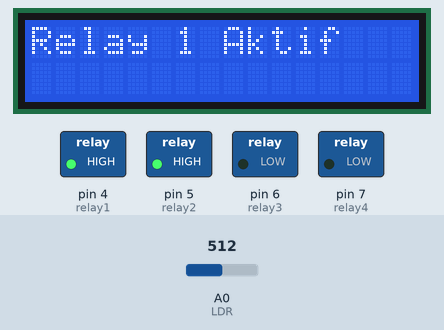
The sketch below on a simulated Arduino Uno, built with avr-gcc and run on an emulated ATmega328P. Parts: 16×2 character LCD, switched loads named in the sketch (green lamp = pin HIGH). The test bench sets the inputs (shaded band); at power-on: A0 (LDR) = 512. What the sketch prints to the serial monitor is not drawn.

Above: at 6.2 s.
6.3 s: A0 (LDR) set to 10
At 11.3 s:
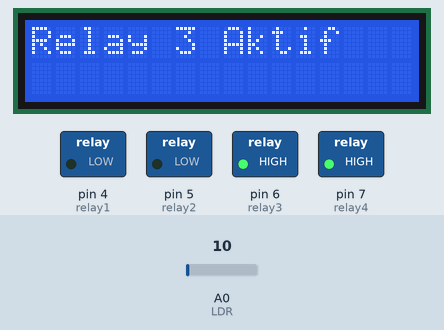
16.5 s: A0 (LDR) set to 30
At 21.3 s:
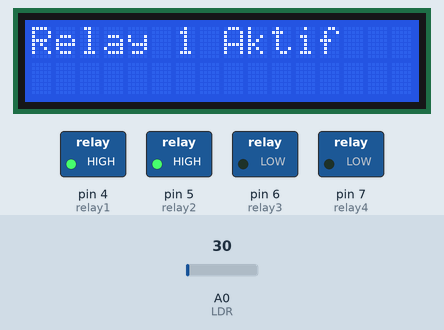
26.6 s: A0 (LDR) set to 0
At 31.4 s:
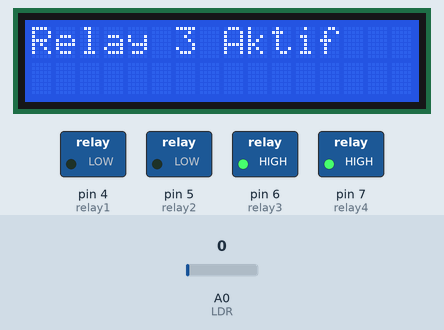
Timing chart, 0 to 32.9 s (numbered marks = the images above; inputs shaded):
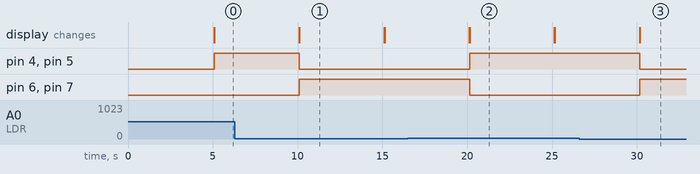

Measured:
- after the input at 6.3 s, pin 4 (relay1), pin 5 (relay2): HIGH → LOW after 3.8 s; pin 6 (relay3), pin 7 (relay4): LOW → HIGH after 3.8 s; the display: first differs from a run without the input after 3.8 s (image 1)
- after the input at 16.5 s, pin 4 (relay1), pin 5 (relay2): LOW → HIGH after 3.6 s; pin 6 (relay3), pin 7 (relay4): HIGH → LOW after 3.6 s; the display: first differs from a run without the input after 3.6 s (image 2)
- after the input at 26.6 s, pin 4 (relay1), pin 5 (relay2): HIGH → LOW after 3.6 s; pin 6 (relay3), pin 7 (relay4): LOW → HIGH after 3.6 s; the display: first differs from a run without the input after 3.6 s (image 3)
- what the display in image 1 shows lasts 5.0 s, from 10.1 s to 15.1 s

The sketch:

galu_ta.ino
```cpp
#include <LiquidCrystal_I2C.h>
LiquidCrystal_I2C lcd(0x27, 16, 2);
const int LDR = A0;
int input_val = 0;
const int relay1 = 4;
const int relay2 = 5;
const int relay3 = 6;
const int relay4 = 7;
void setup() {
 lcd.begin();
   lcd.setCursor(0,0);
  lcd.print("Loading ... ");
  delay(5000);
lcd.clear();
pinMode(relay1,OUTPUT);
pinMode(relay2,OUTPUT);
pinMode(relay3,OUTPUT);
pinMode(relay4,OUTPUT);
Serial.begin(9600);

}

void loop() {

  input_val = analogRead(LDR);
    lcd.setCursor(0,1);
  Serial.println(input_val);

  lcd.setCursor(0,0);

  if(input_val>20){
    Serial.println("Kondisi 1");
     lcd.print("Relay 1 Aktif");
     digitalWrite(relay1, HIGH);
digitalWrite(relay2, HIGH);
digitalWrite(relay3, LOW);
digitalWrite(relay4, LOW);
delay(5000);
lcd.clear();
  }
  if(input_val<20){
    Serial.println("Kondisi 2");
     lcd.print("Relay 3 Aktif");
     digitalWrite(relay1, LOW);
digitalWrite(relay2, LOW);
digitalWrite(relay3, HIGH);
digitalWrite(relay4, HIGH);
delay(5000);
lcd.clear();
  }
}
```
